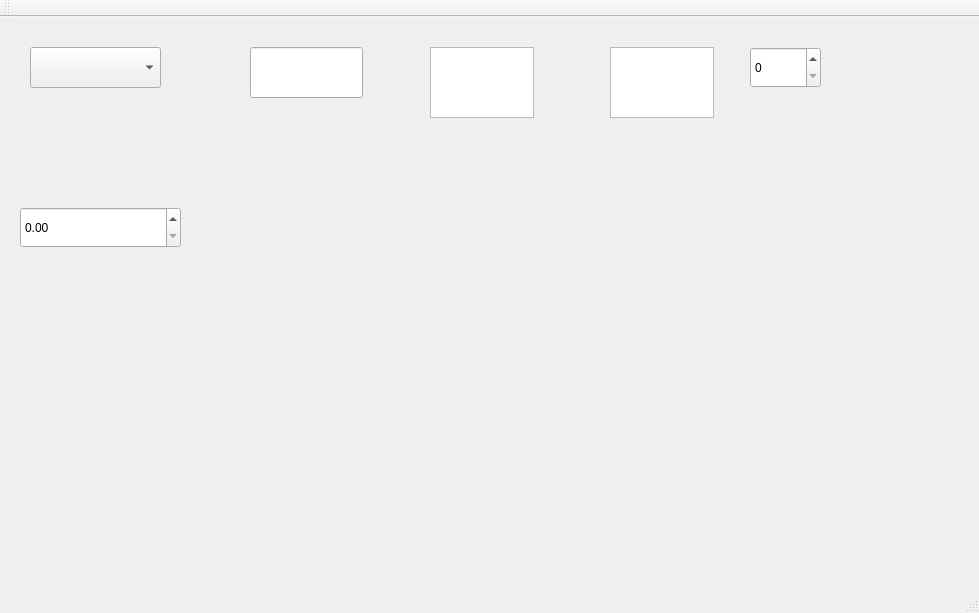
<?xml version="1.0" encoding="UTF-8"?>
<ui version="4.0">
 <class>MainWindow</class>
 <widget class="QMainWindow" name="MainWindow">
  <property name="geometry">
   <rect>
    <x>0</x>
    <y>0</y>
    <width>979</width>
    <height>613</height>
   </rect>
  </property>
  <property name="windowTitle">
   <string>MainWindow</string>
  </property>
  <widget class="QWidget" name="centralWidget">
   <widget class="QComboBox" name="comboBox">
    <property name="geometry">
     <rect>
      <x>30</x>
      <y>30</y>
      <width>131</width>
      <height>41</height>
     </rect>
    </property>
   </widget>
   <widget class="QLineEdit" name="lineEdit">
    <property name="geometry">
     <rect>
      <x>250</x>
      <y>30</y>
      <width>113</width>
      <height>51</height>
     </rect>
    </property>
   </widget>
   <widget class="QTextEdit" name="textEdit">
    <property name="geometry">
     <rect>
      <x>430</x>
      <y>30</y>
      <width>104</width>
      <height>71</height>
     </rect>
    </property>
   </widget>
   <widget class="QPlainTextEdit" name="plainTextEdit">
    <property name="geometry">
     <rect>
      <x>610</x>
      <y>30</y>
      <width>104</width>
      <height>71</height>
     </rect>
    </property>
   </widget>
   <widget class="QSpinBox" name="spinBox">
    <property name="geometry">
     <rect>
      <x>750</x>
      <y>30</y>
      <width>71</width>
      <height>41</height>
     </rect>
    </property>
   </widget>
   <widget class="QDoubleSpinBox" name="doubleSpinBox">
    <property name="geometry">
     <rect>
      <x>20</x>
      <y>190</y>
      <width>161</width>
      <height>41</height>
     </rect>
    </property>
   </widget>
  </widget>
  <widget class="QMenuBar" name="menuBar">
   <property name="geometry">
    <rect>
     <x>0</x>
     <y>0</y>
     <width>979</width>
     <height>23</height>
    </rect>
   </property>
  </widget>
  <widget class="QToolBar" name="mainToolBar">
   <attribute name="toolBarArea">
    <enum>TopToolBarArea</enum>
   </attribute>
   <attribute name="toolBarBreak">
    <bool>false</bool>
   </attribute>
  </widget>
  <widget class="QStatusBar" name="statusBar"/>
 </widget>
 <layoutdefault spacing="6" margin="11"/>
 <resources/>
 <connections/>
</ui>
